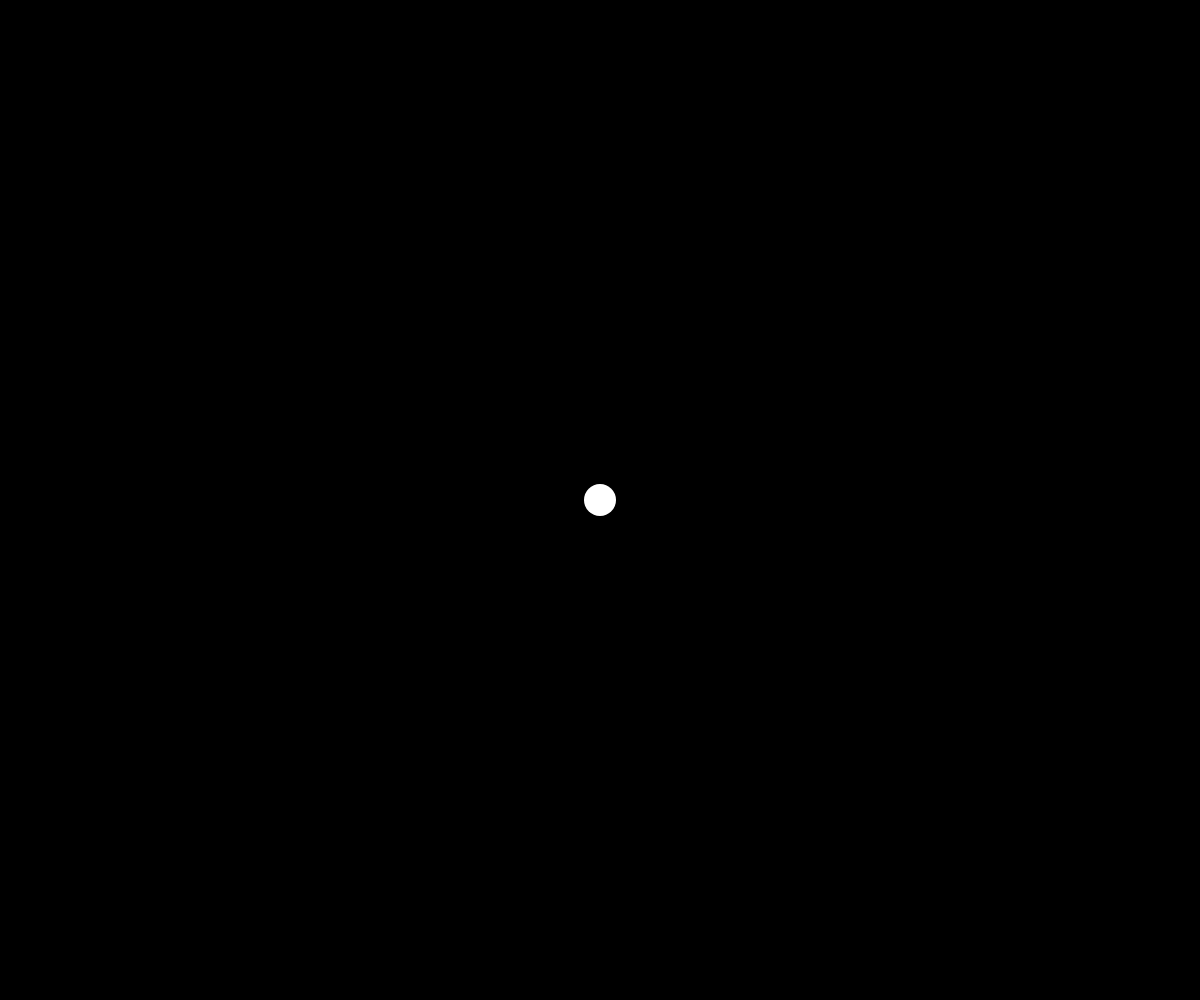
Frame 1 (no input)
Frame 60 (no input): identical to frame 1, image omitted
Frame 120 (the mouse pressed at the canvas centre since frame 60): identical to frame 1, image omitted

The p5.js sketch that drew this single still picture (run headless with seeded random() and noise() and a simulated clock; from frame 60 on, the mouse is pressed at the canvas centre):

// p5.js sketch
// ── sketch.js
let b;

function setup() {
  createCanvas(windowWidth, windowHeight);
  b = new Body();
}

function draw() {
  background(0);
  b.render();
}
// ── Body.js
class Body {
  constructor() {
    this.vx = floor(random(1));
    this.vy = floor(random(1));
    this.xs = 0;
    this.ys = 0;
    this.pos = createVector(width / 2, height / 2);
    this.vel = createVector(this.xSpeed(), this.ySpeed());
    this.r = 16;
  }

  xSpeed() {
    switch (this.vx) {
      case 0:
        this.xs = 4;
        break;
      case 1:
        this.xs = -4;
        break;
    }
  }

  ySpeed() {
    switch (this.vy) {
      case 0:
        this.ys = 4;
        break;
      case 1:
        this.ys = -4;
        break;
    }
  }

  render() {
    noStroke();
    fill(255);
    ellipse(this.pos.x, this.pos.y, this.r * 2);
  }
}
